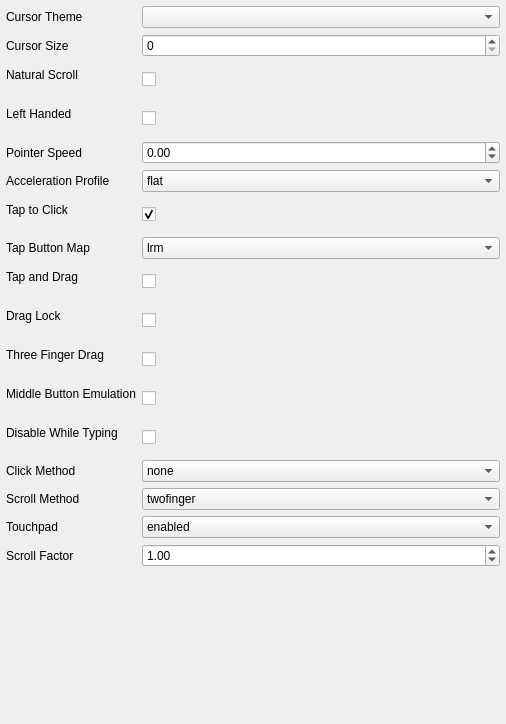
<?xml version="1.0" encoding="UTF-8"?>
<ui version="4.0">
 <class>pageMouse</class>
 <widget class="QWidget" name="pageMouse">
  <property name="geometry">
   <rect>
    <x>0</x>
    <y>0</y>
    <width>506</width>
    <height>724</height>
   </rect>
  </property>
  <layout class="QFormLayout" name="layPage2">
   <property name="leftMargin">
    <number>6</number>
   </property>
   <property name="topMargin">
    <number>6</number>
   </property>
   <property name="rightMargin">
    <number>6</number>
   </property>
   <property name="bottomMargin">
    <number>6</number>
   </property>
   <item row="0" column="0">
    <widget class="QLabel" name="label_3">
     <property name="text">
      <string>Cursor Theme</string>
     </property>
    </widget>
   </item>
   <item row="0" column="1">
    <widget class="QComboBox" name="cursorTheme"/>
   </item>
   <item row="1" column="0">
    <widget class="QLabel" name="label_4">
     <property name="text">
      <string>Cursor Size</string>
     </property>
    </widget>
   </item>
   <item row="1" column="1">
    <widget class="QSpinBox" name="cursorSize"/>
   </item>
   <item row="2" column="0">
    <widget class="QLabel" name="label_5">
     <property name="text">
      <string>Natural Scroll</string>
     </property>
    </widget>
   </item>
   <item row="2" column="1">
    <widget class="QCheckBox" name="naturalScroll">
     <property name="minimumSize">
      <size>
       <width>0</width>
       <height>33</height>
      </size>
     </property>
    </widget>
   </item>
   <item row="3" column="0">
    <widget class="QLabel" name="label_leftHanded">
     <property name="text">
      <string>Left Handed</string>
     </property>
    </widget>
   </item>
   <item row="3" column="1">
    <widget class="QCheckBox" name="leftHanded">
     <property name="minimumSize">
      <size>
       <width>0</width>
       <height>33</height>
      </size>
     </property>
    </widget>
   </item>
   <item row="4" column="0">
    <widget class="QLabel" name="label_pointerSpeed">
     <property name="text">
      <string>Pointer Speed</string>
     </property>
    </widget>
   </item>
   <item row="4" column="1">
    <widget class="QDoubleSpinBox" name="pointerSpeed">
     <property name="decimals">
      <number>2</number>
     </property>
     <property name="minimum">
      <double>-1.000000000000000</double>
     </property>
     <property name="maximum">
      <double>1.000000000000000</double>
     </property>
     <property name="singleStep">
      <double>0.100000000000000</double>
     </property>
    </widget>
   </item>
   <item row="5" column="0">
    <widget class="QLabel" name="label_accelProfile">
     <property name="text">
      <string>Acceleration Profile</string>
     </property>
    </widget>
   </item>
   <item row="5" column="1">
    <widget class="QComboBox" name="accelProfile">
     <item>
      <property name="text">
       <string>flat</string>
      </property>
     </item>
     <item>
      <property name="text">
       <string>adaptive</string>
      </property>
     </item>
    </widget>
   </item>
   <item row="6" column="0">
    <widget class="QLabel" name="label_tap">
     <property name="text">
      <string>Tap to Click</string>
     </property>
    </widget>
   </item>
   <item row="6" column="1">
    <widget class="QCheckBox" name="tap">
     <property name="minimumSize">
      <size>
       <width>0</width>
       <height>33</height>
      </size>
     </property>
     <property name="checked">
      <bool>true</bool>
     </property>
    </widget>
   </item>
   <item row="7" column="0">
    <widget class="QLabel" name="label_tapButtonMap">
     <property name="text">
      <string>Tap Button Map</string>
     </property>
    </widget>
   </item>
   <item row="7" column="1">
    <widget class="QComboBox" name="tapButtonMap">
     <item>
      <property name="text">
       <string>lrm</string>
      </property>
     </item>
     <item>
      <property name="text">
       <string>lmr</string>
      </property>
     </item>
    </widget>
   </item>
   <item row="8" column="0">
    <widget class="QLabel" name="label_tapAndDrag">
     <property name="text">
      <string>Tap and Drag</string>
     </property>
    </widget>
   </item>
   <item row="8" column="1">
    <widget class="QCheckBox" name="tapAndDrag">
     <property name="minimumSize">
      <size>
       <width>0</width>
       <height>33</height>
      </size>
     </property>
    </widget>
   </item>
   <item row="9" column="0">
    <widget class="QLabel" name="label_dragLock">
     <property name="text">
      <string>Drag Lock</string>
     </property>
    </widget>
   </item>
   <item row="9" column="1">
    <widget class="QCheckBox" name="dragLock">
     <property name="minimumSize">
      <size>
       <width>0</width>
       <height>33</height>
      </size>
     </property>
    </widget>
   </item>
   <item row="10" column="0">
    <widget class="QLabel" name="label_threeFingerDrag">
     <property name="text">
      <string>Three Finger Drag</string>
     </property>
    </widget>
   </item>
   <item row="10" column="1">
    <widget class="QCheckBox" name="threeFingerDrag">
     <property name="minimumSize">
      <size>
       <width>0</width>
       <height>33</height>
      </size>
     </property>
    </widget>
   </item>
   <item row="11" column="0">
    <widget class="QLabel" name="label_middleEmulation">
     <property name="text">
      <string>Middle Button Emulation</string>
     </property>
    </widget>
   </item>
   <item row="11" column="1">
    <widget class="QCheckBox" name="middleEmulation">
     <property name="minimumSize">
      <size>
       <width>0</width>
       <height>33</height>
      </size>
     </property>
    </widget>
   </item>
   <item row="12" column="0">
    <widget class="QLabel" name="label_disableWhileTyping">
     <property name="text">
      <string>Disable While Typing</string>
     </property>
    </widget>
   </item>
   <item row="12" column="1">
    <widget class="QCheckBox" name="disableWhileTyping">
     <property name="minimumSize">
      <size>
       <width>0</width>
       <height>33</height>
      </size>
     </property>
    </widget>
   </item>
   <item row="13" column="0">
    <widget class="QLabel" name="label_clickMethod">
     <property name="text">
      <string>Click Method</string>
     </property>
    </widget>
   </item>
   <item row="13" column="1">
    <widget class="QComboBox" name="clickMethod">
     <item>
      <property name="text">
       <string>none</string>
      </property>
     </item>
     <item>
      <property name="text">
       <string>buttonareas</string>
      </property>
     </item>
     <item>
      <property name="text">
       <string>clickfinger</string>
      </property>
     </item>
    </widget>
   </item>
   <item row="14" column="0">
    <widget class="QLabel" name="label_scrollMethod">
     <property name="text">
      <string>Scroll Method</string>
     </property>
    </widget>
   </item>
   <item row="14" column="1">
    <widget class="QComboBox" name="scrollMethod">
     <item>
      <property name="text">
       <string>twofinger</string>
      </property>
     </item>
     <item>
      <property name="text">
       <string>edge</string>
      </property>
     </item>
     <item>
      <property name="text">
       <string>onbuttondown</string>
      </property>
     </item>
     <item>
      <property name="text">
       <string>none</string>
      </property>
     </item>
    </widget>
   </item>
   <item row="15" column="0">
    <widget class="QLabel" name="label_sendEventsMode">
     <property name="text">
      <string>Touchpad</string>
     </property>
    </widget>
   </item>
   <item row="15" column="1">
    <widget class="QComboBox" name="sendEventsMode">
     <item>
      <property name="text">
       <string>enabled</string>
      </property>
     </item>
     <item>
      <property name="text">
       <string>disabled</string>
      </property>
     </item>
     <item>
      <property name="text">
       <string>disabled-on-external-mouse</string>
      </property>
     </item>
    </widget>
   </item>
   <item row="16" column="0">
    <widget class="QLabel" name="label_scrollFactor">
     <property name="text">
      <string>Scroll Factor</string>
     </property>
    </widget>
   </item>
   <item row="16" column="1">
    <widget class="QDoubleSpinBox" name="scrollFactor">
     <property name="decimals">
      <number>2</number>
     </property>
     <property name="minimum">
      <double>0.10</double>
     </property>
     <property name="maximum">
      <double>5.00</double>
     </property>
     <property name="singleStep">
      <double>0.10</double>
     </property>
     <property name="value">
      <double>1.00</double>
     </property>
    </widget>
   </item>
  </layout>
 </widget>
 <resources/>
 <connections/>
</ui>
